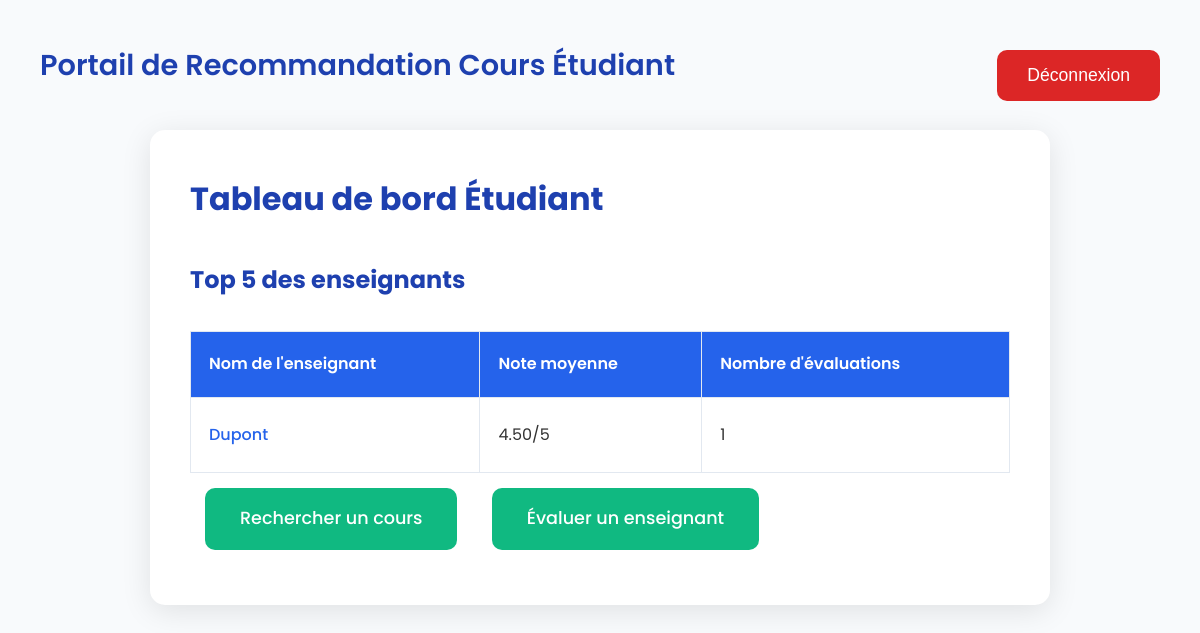
The app's page /etudiant.php (signed in) with its own data.
### tables this page shows
CREATE TABLE enseignant (
    id_enseignant VARCHAR(10) PRIMARY KEY,
    nom_enseignant VARCHAR(100) NOT NULL,
    mot_de_passe VARCHAR(255) NOT NULL,
    FOREIGN KEY (id_enseignant) REFERENCES utilisateur(id_utilisateur)
);

### etudiant.php (the view, shortened to what this page needs)
<?php
$servername = "localhost";
$username = "root";
$password = "";
$dbname = "portail_recommandations";
try {
    $conn = new PDO("mysql:host=$servername;dbname=$dbname", $username, $password);
    $conn->setAttribute(PDO::ATTR_ERRMODE, PDO::ERRMODE_EXCEPTION);
    $conn->exec("SET NAMES utf8mb4");
} catch (PDOException $e) {
    die("Erreur de connexion : " . $e->getMessage());
}
$sql = "
    SELECT e.id_enseignant, e.nom_enseignant,
           COALESCE(AVG(ev.note), 0) as moyenne_note,
           COALESCE(COUNT(ev.id_evaluation), 0) as nombre_evaluations
    FROM enseignant e
    LEFT JOIN evaluation ev ON e.id_enseignant = ev.id_enseignant AND ev.validee = 1
    GROUP BY e.id_enseignant, e.nom_enseignant
    ORDER BY nombre_evaluations DESC, moyenne_note DESC
    LIMIT 5
";
$stmt = $conn->prepare($sql);
$stmt->execute();
$profs = $stmt->fetchAll(PDO::FETCH_ASSOC);
?>
<!DOCTYPE html>
<html lang="fr">
<head>
    <link rel="stylesheet" href="assets/css/styles.css">
</head>
<body>
    <h1 class="site-title">Portail de Recommandation Cours Étudiant</h1>
    <button class="logout-btn" onclick="window.location.href='etudiant.php?logout=true'">Déconnexion</button>
    <div class="table-container">
        <h1>Tableau de bord Étudiant</h1>
        <h2>Top 5 des enseignants</h2>
        <?php if (count($profs) > 0) { ?>
            <table>
                <thead>
                    <tr>
                        <th>Nom de l'enseignant</th>
                        <th>Note moyenne</th>
                        <th>Nombre d'évaluations</th>
                    </tr>
                </thead>
                <tbody>
                    <?php foreach ($profs as $prof) { ?>
                        <tr>
                            <td><a href="details.php?id_enseignant=<?php echo $prof['id_enseignant']; ?>"><?php echo htmlspecialchars($prof['nom_enseignant']); ?></a></td>
                            <td><?php echo number_format($prof['moyenne_note'], 2); ?>/5</td>
                            <td><?php echo $prof['nombre_evaluations']; ?></td>
                        </tr>
                    <?php } ?>
                </tbody>
            </table>
        <?php } else { ?>
            <p>Aucune évaluation validée disponible pour le moment.</p>
        <?php } ?>
        <div class="button-container">
            <a href="recherche.php" class="action-btn">Rechercher un cours</a>
            <a href="evaluer.php" class="action-btn">Évaluer un enseignant</a>
        </div>
    </div>
</body>
</html>

### assets/css/styles.css (style rules this page uses)
* { margin: 0; padding: 0; box-sizing: border-box; }
body { font-family: 'Poppins', Arial, sans-serif; background-color: #f8fafc; color: #333; margin: 0; padding: 30px; line-height: 1.8; }
.container, .eval-container, .table-container, .admin-container, .recherche-container, .details-container, .auth-container { margin: 100px auto 40px; width: 90%; max-width: 900px; background-color: #fff; padding: 40px; border-radius: 15px; box-shadow: 0 6px 30px rgba(0, 0, 0, 0.1); }
.site-title { position: absolute; top: 40px; left: 40px; font-size: 1.8rem; font-weight: 600; color: #1e40af; }
h1, h2, h3 { color: #1e40af; margin-bottom: 30px; }
a { color: #2563eb; text-decoration: none; font-weight: 500; transition: color 0.3s ease; }
button, .btn, .back-btn, .signal-btn, .suivre-btn, .action-btn, input[type="submit"] { background-color: #2563eb; color: #fff; padding: 15px 30px; border: none; border-radius: 10px; cursor: pointer; font-size: 1.1rem; font-weight: 500; transition: background-color 0.3s ease, transform 0.2s ease; margin: 10px 0; }
.action-btn { display: inline-block; margin: 15px; padding: 15px 35px; background-color: #10b981; }
.logout-btn { position: absolute; top: 40px; right: 40px; background-color: #dc2626; padding: 15px 30px; }
table { width: 100%; border-collapse: collapse; margin-top: 30px; }
th, td { padding: 18px; border: 1px solid #e2e8f0; text-align: left; }
th { background-color: #2563eb; color: #fff; font-weight: 600; }
td a { display: inline-block; margin: 5px 0; }

### records on screen
enseignant: nom_enseignant "Dupont", moyenne_note "4.50", nombre_evaluations "1"
